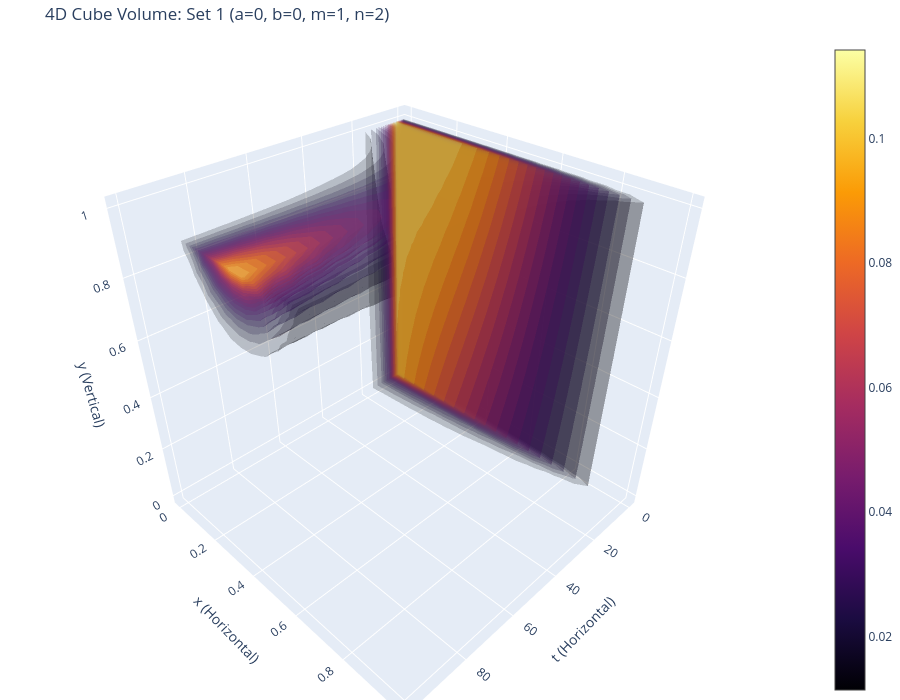
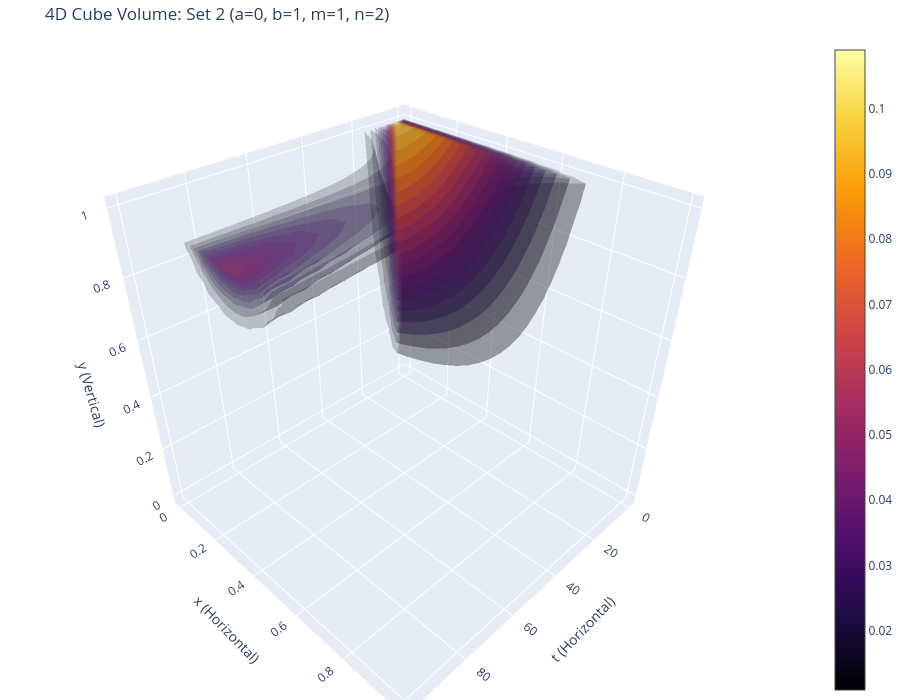
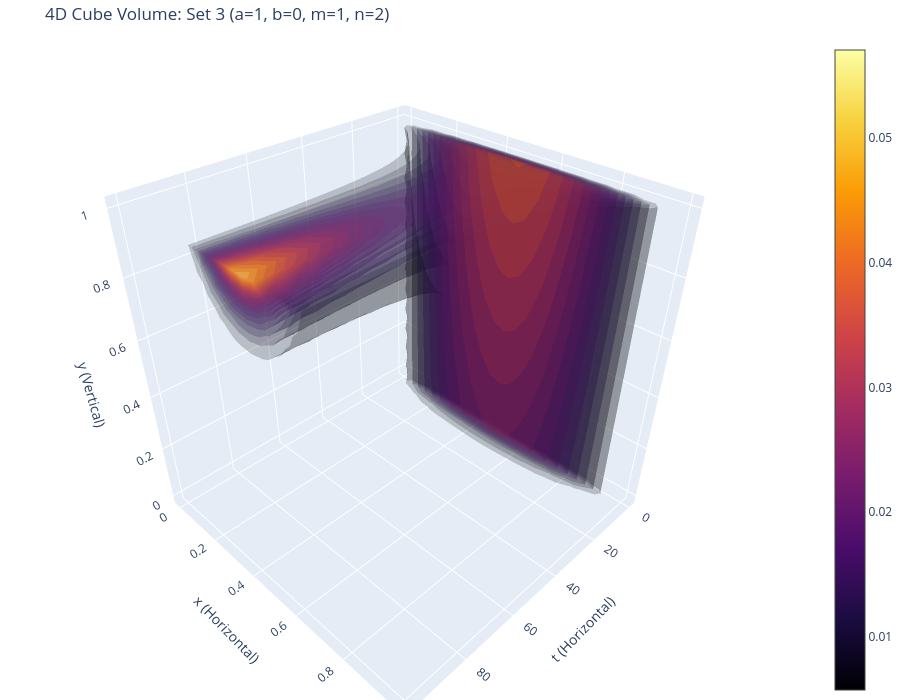
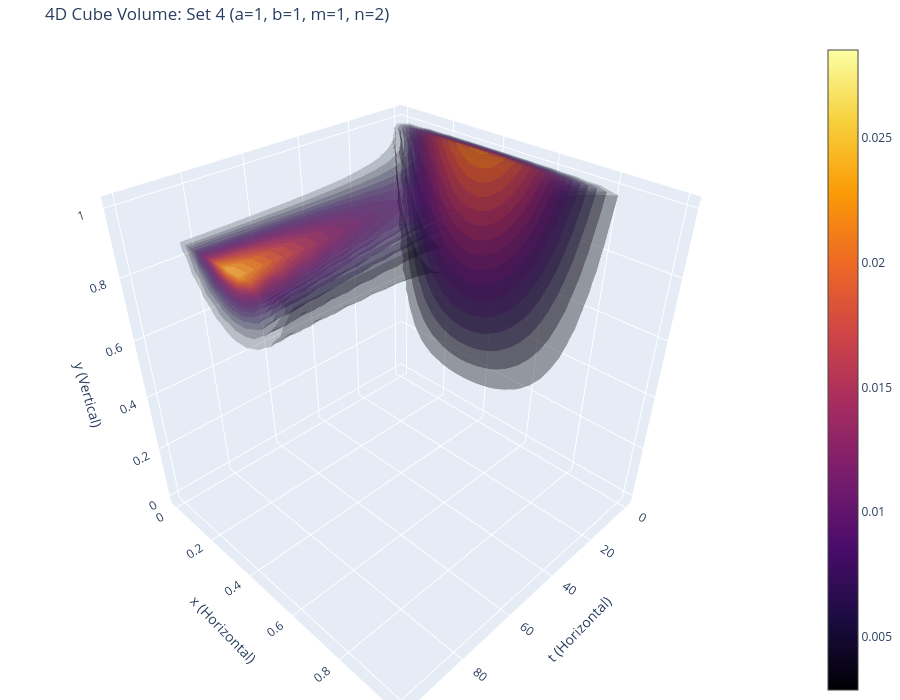

Notebook code cell kept with these figures, in order:
### Code cell
grid_size = 25
x_space = np.linspace(0., 1., grid_size)
y_space = np.linspace(0., 1., grid_size)
t_space = np.linspace(0., 100., grid_size)

X, Y, T = np.meshgrid(x_space, y_space, t_space, indexing='ij')

for i in range(len(A_VALS)):
    a, b, m, n = A_VALS[i], B_VALS[i], M_VALS[i], N_VALS[i]

    Z = integrand_xyz(X, Y, T, a, b, m, n)

    flat_X = X.flatten()
    flat_Y = Y.flatten()
    flat_T = T.flatten()
    flat_Z = Z.flatten()

    fig = go.Figure(data=go.Volume(
        x=flat_T,
        y=flat_X,
        z=flat_Y,
        value=flat_Z,
        isomin=flat_Z.min() + (flat_Z.max() - flat_Z.min()) * 0.1,
        isomax=flat_Z.max(),
        opacity=0.2,
        surface_count=20,
        colorscale='Inferno',
        caps=dict(x_show=False, y_show=False, z_show=False)
    ))

    fig.update_layout(
        title=f'4D Cube Volume: Set {i+1} (a={a}, b={b}, m={m}, n={n})',
        scene=dict(
            xaxis_title='t (Horizontal)',
            yaxis_title='x (Horizontal)',
            zaxis_title='y (Vertical)',
            aspectmode='cube'
        ),
        margin=dict(l=0, r=0, b=0, t=40),
        height=700
    )

    fig.show()

### Figure 1 — Plotly figure (JSON) as saved in the notebook; plotly's stock layout.template omitted (floating-point values rounded to 4 significant figures; data arrays with more than 128 entries replaced by an {"elided": "..."} marker saying what was removed)
{"data": [{"caps": {"x": {"show": false}, "y": {"show": false}, "z": {"show": false}}, "colorscale": [[0.0, "#000004"], [0.1111, "#1b0c41"], [0.2222, "#4a0c6b"], [0.3333, "#781c6d"], [0.4444, "#a52c60"], [0.5556, "#cf4446"], [0.6667, "#ed6925"], [0.7778, "#fb9b06"], [0.8889, "#f7d13d"], [1.0, "#fcffa4"]], "isomax": 0.1142, "isomin": 0.01142, "opacity": 0.2, "surface": {"count": 20}, "value": {"elided": "15625 float values"}, "x": {"elided": "15625 float values"}, "y": {"elided": "15625 float values"}, "z": {"elided": "15625 float values"}, "type": "volume"}], "layout": {"scene": {"xaxis": {"title": {"text": "t (Horizontal)"}}, "yaxis": {"title": {"text": "x (Horizontal)"}}, "zaxis": {"title": {"text": "y (Vertical)"}}, "aspectmode": "cube"}, "margin": {"l": 0, "r": 0, "b": 0, "t": 40}, "title": {"text": "4D Cube Volume: Set 1 (a=0, b=0, m=1, n=2)"}, "height": 700}}

### Figure 2 — Plotly figure (JSON) as saved in the notebook; plotly's stock layout.template omitted (floating-point values rounded to 4 significant figures; data arrays with more than 128 entries replaced by an {"elided": "..."} marker saying what was removed)
{"data": [{"caps": {"x": {"show": false}, "y": {"show": false}, "z": {"show": false}}, "colorscale": [[0.0, "#000004"], [0.1111, "#1b0c41"], [0.2222, "#4a0c6b"], [0.3333, "#781c6d"], [0.4444, "#a52c60"], [0.5556, "#cf4446"], [0.6667, "#ed6925"], [0.7778, "#fb9b06"], [0.8889, "#f7d13d"], [1.0, "#fcffa4"]], "isomax": 0.109, "isomin": 0.0109, "opacity": 0.2, "surface": {"count": 20}, "value": {"elided": "15625 float values"}, "x": {"elided": "15625 float values"}, "y": {"elided": "15625 float values"}, "z": {"elided": "15625 float values"}, "type": "volume"}], "layout": {"scene": {"xaxis": {"title": {"text": "t (Horizontal)"}}, "yaxis": {"title": {"text": "x (Horizontal)"}}, "zaxis": {"title": {"text": "y (Vertical)"}}, "aspectmode": "cube"}, "margin": {"l": 0, "r": 0, "b": 0, "t": 40}, "title": {"text": "4D Cube Volume: Set 2 (a=0, b=1, m=1, n=2)"}, "height": 700}}

### Figure 3 — Plotly figure (JSON) as saved in the notebook; plotly's stock layout.template omitted (floating-point values rounded to 4 significant figures; data arrays with more than 128 entries replaced by an {"elided": "..."} marker saying what was removed)
{"data": [{"caps": {"x": {"show": false}, "y": {"show": false}, "z": {"show": false}}, "colorscale": [[0.0, "#000004"], [0.1111, "#1b0c41"], [0.2222, "#4a0c6b"], [0.3333, "#781c6d"], [0.4444, "#a52c60"], [0.5556, "#cf4446"], [0.6667, "#ed6925"], [0.7778, "#fb9b06"], [0.8889, "#f7d13d"], [1.0, "#fcffa4"]], "isomax": 0.05708, "isomin": 0.005708, "opacity": 0.2, "surface": {"count": 20}, "value": {"elided": "15625 float values"}, "x": {"elided": "15625 float values"}, "y": {"elided": "15625 float values"}, "z": {"elided": "15625 float values"}, "type": "volume"}], "layout": {"scene": {"xaxis": {"title": {"text": "t (Horizontal)"}}, "yaxis": {"title": {"text": "x (Horizontal)"}}, "zaxis": {"title": {"text": "y (Vertical)"}}, "aspectmode": "cube"}, "margin": {"l": 0, "r": 0, "b": 0, "t": 40}, "title": {"text": "4D Cube Volume: Set 3 (a=1, b=0, m=1, n=2)"}, "height": 700}}

### Figure 4 — Plotly figure (JSON) as saved in the notebook; plotly's stock layout.template omitted (floating-point values rounded to 4 significant figures; data arrays with more than 128 entries replaced by an {"elided": "..."} marker saying what was removed)
{"data": [{"caps": {"x": {"show": false}, "y": {"show": false}, "z": {"show": false}}, "colorscale": [[0.0, "#000004"], [0.1111, "#1b0c41"], [0.2222, "#4a0c6b"], [0.3333, "#781c6d"], [0.4444, "#a52c60"], [0.5556, "#cf4446"], [0.6667, "#ed6925"], [0.7778, "#fb9b06"], [0.8889, "#f7d13d"], [1.0, "#fcffa4"]], "isomax": 0.02854, "isomin": 0.002854, "opacity": 0.2, "surface": {"count": 20}, "value": {"elided": "15625 float values"}, "x": {"elided": "15625 float values"}, "y": {"elided": "15625 float values"}, "z": {"elided": "15625 float values"}, "type": "volume"}], "layout": {"scene": {"xaxis": {"title": {"text": "t (Horizontal)"}}, "yaxis": {"title": {"text": "x (Horizontal)"}}, "zaxis": {"title": {"text": "y (Vertical)"}}, "aspectmode": "cube"}, "margin": {"l": 0, "r": 0, "b": 0, "t": 40}, "title": {"text": "4D Cube Volume: Set 4 (a=1, b=1, m=1, n=2)"}, "height": 700}}
